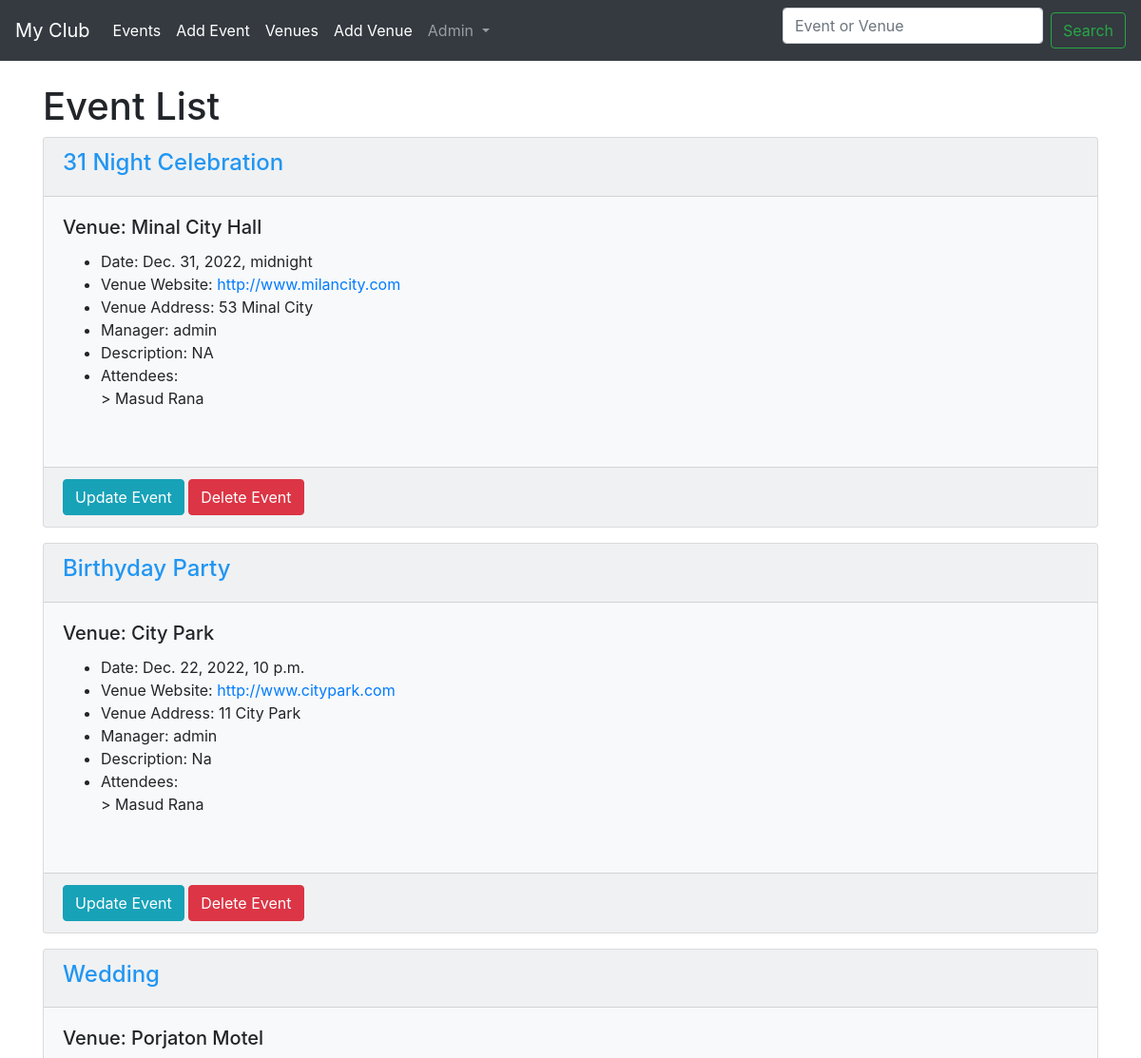
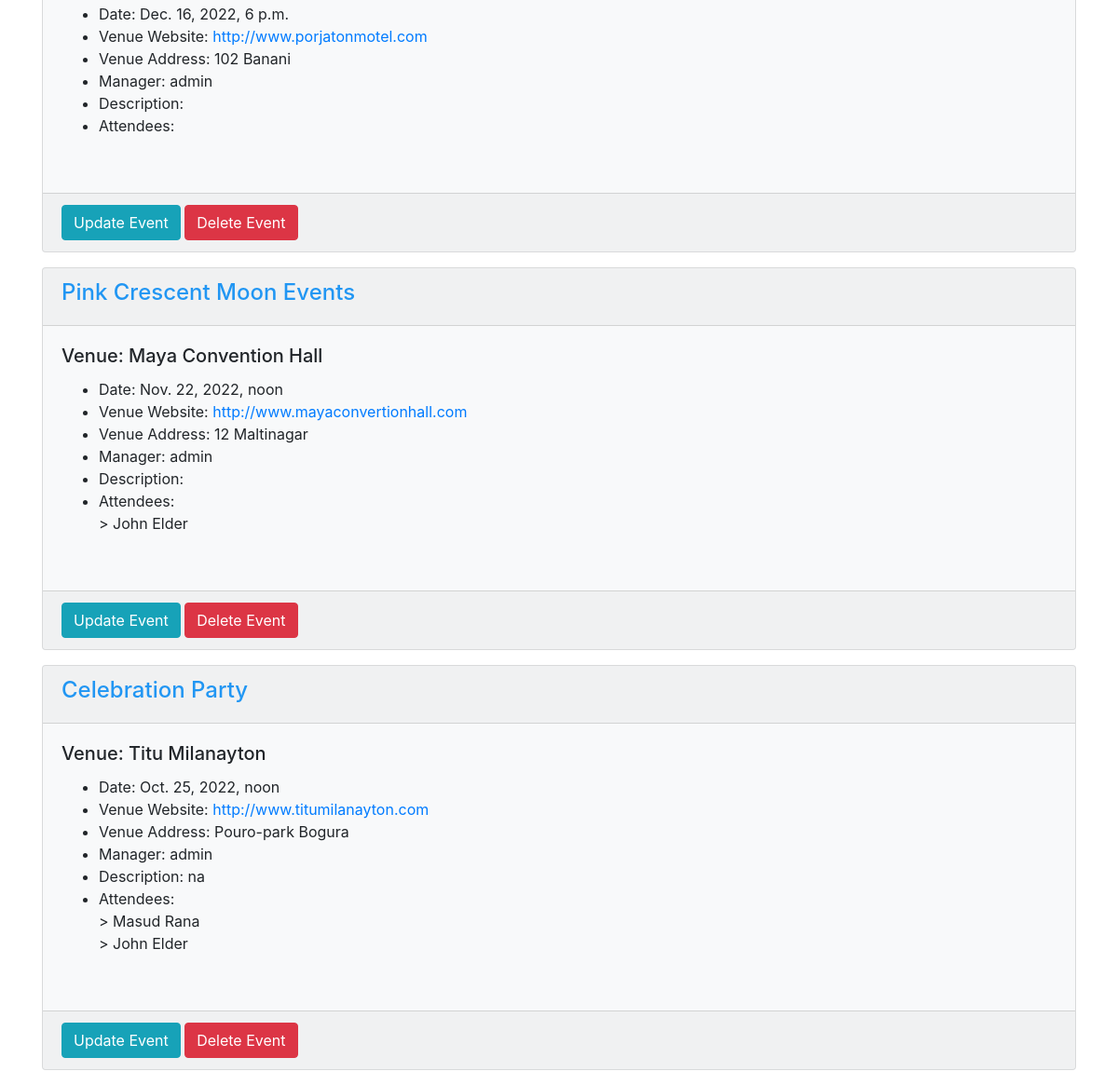
/events/, run on an earlier commit of the app's database (2 pictures, top to bottom).
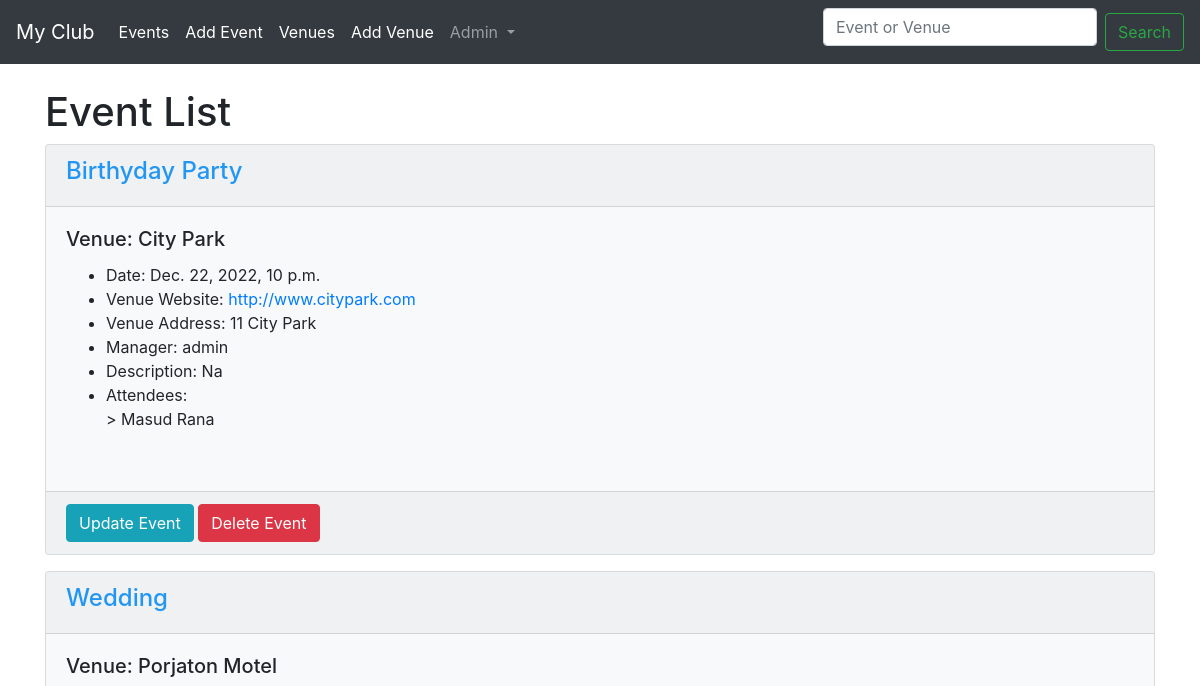
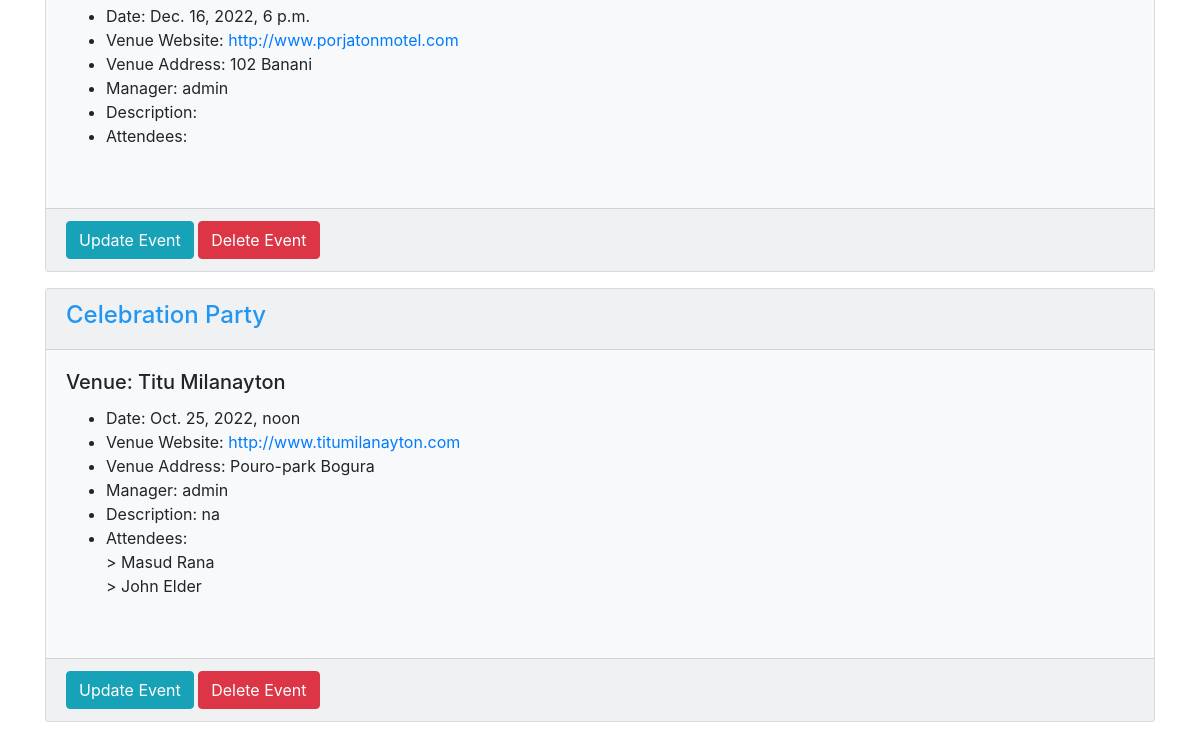
And on a later commit of the database (2 pictures, top to bottom).
### events/models.py (models this page shows)
class Event(models.Model):
	name = models.CharField('Event name', max_length=120)
	event_date = models.DateTimeField('Event date')
	venue = models.ForeignKey(Venue, null=True, on_delete=models.CASCADE)
	manager = models.ForeignKey(User, blank=True,on_delete=models.CASCADE)
	description = models.TextField(blank=True)
	attendees = models.ManyToManyField(MyClubUser,blank=True)
	def __str__(self):
		return self.name

class Venue(models.Model):
	name = models.CharField('Venue name', max_length=120)
	address = models.CharField(max_length=300)
	zip_code = models.CharField('Zip Code',max_length=10,blank=True)
	phone = models.CharField('Contact phone',max_length=15,blank=True)
	web = models.URLField('Website address', blank=True)
	email = models.EmailField('Email address',blank=True)
	class Meta:
		ordering = ('name',)
	def __str__(self):
		return self.name

class MyClubUser(models.Model):
	first_name = models.CharField(max_length=30)
	last_name = models.CharField(max_length=30)
	email = models.EmailField('User email')
	def __str__(self):
		return self.first_name + ' ' + self.last_name

### events/views.py (the view)
# urls.py: path('events/', views.all_events, name='list-events'),
def all_events(request):
	events = Event.objects.all().order_by('-event_date')
	return render(request, 'events/events_list.html', {'events':events})

### events/templates/events/events_list.html (shortened to what this page needs)
{% extends 'events/base.html' %}
    {% block content %}
      <h1>Event List</h1>
      {% for event in events %}
      <div class="card bg-light mb-3">
  <div class="card-header" style="color:#2196f3;"> <strong> <h4>{{event}}</h4> </strong></div>
  <div class="card-body">
    <h5 class="card-title">Venue: {{event.venue}}</h5>
    <ul>
        <li>Date: {{event.event_date}}</li>
        <li>Venue Website: <a href="{{event.venue.web}}" target="_blank">{{event.venue.web}}</a> </li>
        <li>Venue Address: {{event.venue.address}}</li>
        <li>Manager: {{event.manager}}</li>
        <li>Description: {{event.description}}</li>
        <li>Attendees:<br/>
        {% for userattend in event.attendees.all %}
         > {{userattend}}<br>
        {% endfor %}
        </li>
      </ul>
        <br>
  </div>
  <div class="card-footer" style="color:#2196f3;">
    <a href="{% url 'update-event' event.id %}" class="btn btn-info" >Update Event</a>
    <a href="{% url 'delete-event' event.id %}" class="btn btn-danger" >Delete Event</a>
   </div>
</div>
      {% endfor %}
    {% endblock content %}

### events/templates/events/base.html (shortened to what this page needs)
<!doctype html>
<html lang="en">
  <head>
    <link rel="stylesheet" href="https://cdn.jsdelivr.net/npm/bootstrap@4.0.0/dist/css/bootstrap.min.css">
  </head>
  <body>
  		{% include 'events/navbar.html' %}
  		<br>
    	<div class="container">
    		{% block content %}
		{% endblock content %}
    	</div>
  </body>
</html>

### events/templates/events/navbar.html (shortened to what this page needs)
<nav class="navbar navbar-expand-lg navbar-dark bg-dark">
  <a class="navbar-brand" href="{% url 'home' %}">My Club</a>
  <div class="collapse navbar-collapse" id="navbarSupportedContent">
    <ul class="navbar-nav mr-auto">
      <li class="nav-item active">
        <a class="nav-link" href="{% url 'list-events' %}">Events</a>
      </li>
      <li class="nav-item active">
        <a class="nav-link" href="{% url 'add-event' %}">Add Event</a>
      </li>
      <li class="nav-item active">
        <a class="nav-link" href="{% url 'list-venue' %}">Venues</a>
      </li>
      <li class="nav-item active">
        <a class="nav-link" href="{% url 'add-venue' %}">Add Venue</a>
      </li>
      <li class="nav-item dropdown">
        <a class="nav-link dropdown-toggle" href="#" id="navbarDropdown" role="button" data-toggle="dropdown" aria-haspopup="true" aria-expanded="false">
          Admin
        </a>
      </li>
    </ul>
    <form class="form-inline my-2 my-lg-0" method="POST" action="{% url 'searchany' %}">
      <input class="form-control mr-sm-2" type="search" name="searched" placeholder="Event or Venue" aria-label="Search">
      <button class="btn btn-outline-success my-2 my-sm-0" type="submit">Search</button>
    </form>
  </div>
</nav>

### events/templates/events/base.html (style rules this page uses)
.form-control { margin-bottom: 10px !important; }

What changed in the data, as far as the page shows it:
removed Event: name "31 Night Celebration", venue "Minal City Hall", event_date "Dec. 31, 2022, midnight", venue.web "http://www.milancity.com", venue.address "53 Minal City", manager "admin", description "NA", MyClubUser (first_name+last_name "Masud Rana")
removed Event: name "Pink Crescent Moon Events", venue "Maya Convention Hall", event_date "Nov. 22, 2022, noon", venue.web "http://www.mayaconvertionhall.com", venue.address "12 Maltinagar", manager "admin", MyClubUser (first_name+last_name "John Elder")
